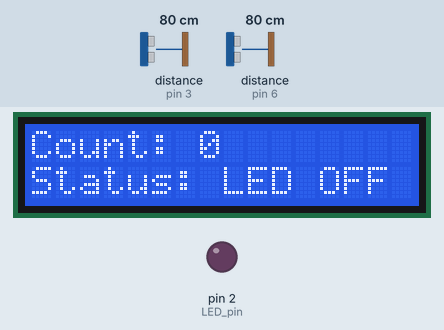
A program run on a simulated Arduino Uno, built with avr-gcc and run on an emulated ATmega328P. Parts: 16×2 character LCD, output pins drawn as LEDs (lit = HIGH). Wiring (from diagram.json): 2 × ultrasonic range finder: trigger pin 4, echo pin 3 / trigger pin 7, echo pin 6. The test bench sets the inputs (shaded band); at power-on: distance to the obstacle (sensors on pin 6, pin 3) 80 cm. The echo pulse lasts 58.3 µs per cm; pins used as bus, display or sensor lines are not drawn.

Above: at 2.7 s.
2.8 s: distance to the obstacle (sensor on pin 6) set to 56 cm
4.3 s: distance to the obstacle (sensor on pin 6) set to 47 cm
At 5.5 s:
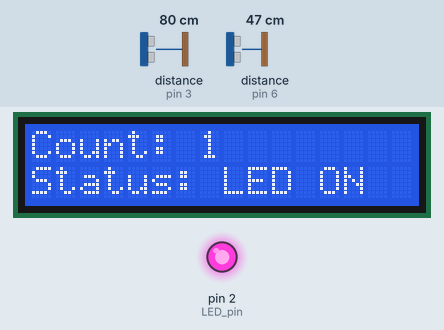
5.8 s: distance to the obstacle (sensor on pin 3) set to 55 cm
7.3 s: distance to the obstacle (sensor on pin 3) set to 45 cm
At 8.4 s:
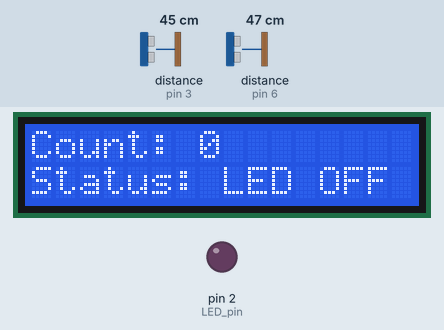
Timing chart, 0 to 9.9 s (numbered marks = the images above; inputs shaded):
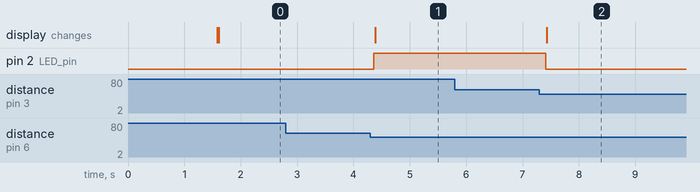

Measured:
- the behaviour switches between 51 and 50 cm on distance to the obstacle (sensor on pin 6) (found by bisection; images 0 and 1)
- the behaviour switches between 51 and 50 cm on distance to the obstacle (sensor on pin 3) (found by bisection; images 1 and 2)
- after the input at 2.8 s, every drawn part: stays the same
- after the input at 4.3 s, pin 2 (LED_pin): LOW → HIGH after 0.06 s; the display: changes after 0.09 s (image 1)
- after the input at 5.8 s, every drawn part: stays the same
- after the input at 7.3 s, pin 2 (LED_pin): HIGH → LOW after 0.11 s; the display: changes after 0.13 s (image 2)

The program:

main.cpp
```cpp
#include <Arduino.h>
#include <Adafruit_LiquidCrystal.h>

constexpr int LCD_D4 = 13;
constexpr int LCD_D5 = 12;
constexpr int LCD_D6 = 11;
constexpr int LCD_D7 = 10;

constexpr int LCD_E = 8;
constexpr int LCD_RS = 9;

constexpr int USS_1_trig = 7;
constexpr int USS_1_echo = 6;

constexpr int USS_2_trig = 4;
constexpr int USS_2_echo = 3;

constexpr int LED_pin = 2;

Adafruit_LiquidCrystal lcd(LCD_RS,LCD_E,LCD_D4,LCD_D5,LCD_D6,LCD_D7);

int visitorCount = 0;
constexpr int threshold = 50;

bool isEntryBlocked = false;
bool isExitBlocked = false;

void setup()
{
  lcd.begin(16,2);

  pinMode(USS_1_trig, OUTPUT);
  pinMode(USS_1_echo, INPUT);
  pinMode(USS_2_trig, OUTPUT);
  pinMode(USS_2_echo, INPUT);

  pinMode(LED_pin, OUTPUT);
  digitalWrite(LED_pin, LOW);

  lcd.setCursor(0, 0);
  lcd.print("2-Door System");
  delay(1500);
  lcd.clear();
}

int distance(int trigPin, int echoPin)
{
  digitalWrite(trigPin, LOW);
  delayMicroseconds(2);
  digitalWrite(trigPin, HIGH);
  delayMicroseconds(10);
  digitalWrite(trigPin, LOW);

  long duration = pulseIn(echoPin, HIGH);

  int distance = (duration * 0.034) / 2;

  return distance;
}

void loop()
{
  int distIn = distance(USS_1_trig, USS_1_echo);
  int distOut = distance(USS_2_trig, USS_2_echo);

  if (distIn < threshold && isEntryBlocked == false)
  {
    isEntryBlocked = true;
    visitorCount++;
    delay(50);
  }
  else if (distIn >= threshold && isEntryBlocked == true)
  {
    isEntryBlocked = false;
    delay(50);
  }

  if (distOut < threshold && isExitBlocked == false)
  {
    isExitBlocked = true;
    if (visitorCount > 0)
    {
      visitorCount--;
    }
    delay(50);
  }

  else if (distOut >= threshold && isExitBlocked == true)
  {
    isExitBlocked = false;
    delay(50);
  }

  if (visitorCount > 0)
  {
    digitalWrite(LED_pin, HIGH);
  }
  else
  {
    digitalWrite(LED_pin, LOW);
  }

  lcd.setCursor(0, 0);
  lcd.print("Count: ");
  lcd.print(visitorCount);
  lcd.print("   ");

  lcd.setCursor(0, 1);
  if (visitorCount >0)
  {
    lcd.print("Status: LED ON ");
  }
  else
  {
    lcd.print("Status: LED OFF");
  }

  delay(50);
}
```
